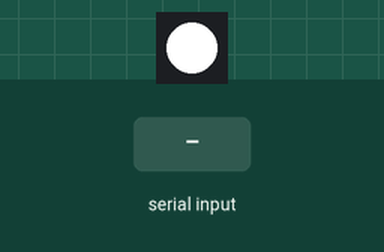
This sketch was run on a simulated Arduino Uno, built with avr-gcc and run on an emulated ATmega328P. Parts: 1 RGB LEDs in strip order, left to right. The test bench sets the inputs (shaded band). Dim RGB values are drawn brighter than linear.

Above: at 1.2 s.
1.3 s: "90,45,200,10\n" received over Serial
At 2.4 s:
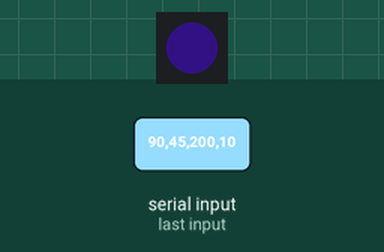
Timing chart, 0 to 4.3 s (numbered marks = the images above; inputs shaded):
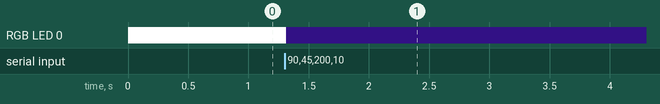

Measured:
- after the input at 1.3 s, RGB LED 0: RGB(255, 255, 255) → RGB(3, 1, 8) at once

The sketch:

zadatak3.1.ino
```cpp
  #include<Adafruit_NeoPixel.h>
  #define PIN 8
  #define NUMPIXELS 1
  Adafruit_NeoPixel pixels(NUMPIXELS, PIN, NEO_GRB + NEO_KHZ800);

  String str;
  int color[4] = {255,255,255, 255};
  void setup() {
    // put your setup code here, to run once:
    Serial.begin(9600);
    pixels.begin();
    pixels.setBrightness(color[3]);
  }

  void loop() {
    // put your main code here, to run repeatedly:
    if(Serial.available())
    {
      char c = Serial.read();
      if(c == '\n')
      {
        int x[4];
        if(sscanf(str.c_str(), "%d,%d,%d,%d", &x[0], &x[1], &x[2], &x[3]) == 4)
        {
          if(x[0] >= 0 && x[0] < 256 && x[1] >= 0 && x[1] < 256 && x[2] >= 0 && x[2] < 256 && x[3] >= 0 && x[3] < 256)
          {
            color[0] = x[0];
            color[1] = x[1];
            color[2] = x[2];
            color[3] = x[3];
          }
        }
        str = "";
      }else{
        str += c;
      }
    }


    pixels.setPixelColor(0, pixels.Color(color[0], color[1], color[2]));
    pixels.setBrightness(color[3]);
    pixels.show();
  }
```
